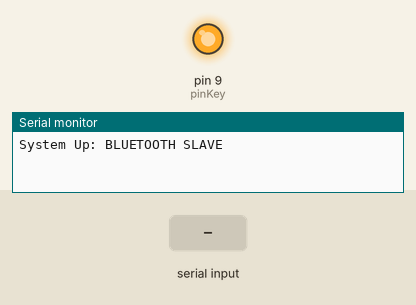
Simulated run of this sketch. Board: Arduino Uno, built with avr-gcc and run on an emulated ATmega328P. Parts: output pins drawn as LEDs (lit = HIGH), the last lines printed to the serial monitor. The test bench sets the inputs (shaded band). The modem accepts every AT command (registered, SIM ready, sends succeed) and sends nothing else.

Above: at 0.1 s.
At 14.3 s:
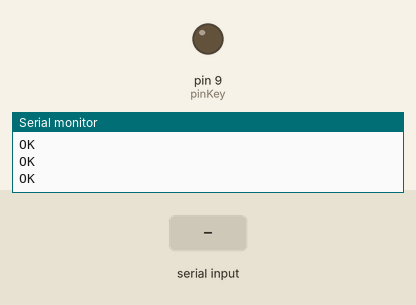
14.4 s: "test" received over Serial
17.0 s: "test" received over the second serial link
18.5 s: "1" received over Serial
Timing chart, 0 to 21.5 s (numbered marks = the images above; inputs shaded):
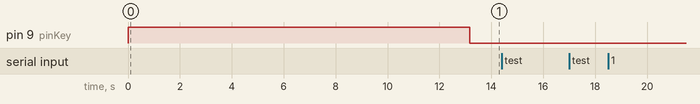

The sketch:

bluetooth_AT_Programmer.ino
```cpp
#include <SoftwareSerial.h>

//===== CONFIG VALUES =====
int rx = 8;
int tx = 7;
int pinKey = 9;
int role = 1; // 0 = slave  |  1 = master
String name = "SCADAcar";
String pswd = "0258";
String address = "1122,33,DDEEFF";
int baudRate = 9600;

// Here's a bluetooth device connect to pins 6 and 5
 SoftwareSerial bt(rx,tx);
 char btt = '0';
 char srl = '0';


void setup()
{
 Serial.begin(9600);
 Serial.println("System Up: BLUETOOTH SLAVE");
 bt.begin(9600);
 //SLAVE CONFIG
  pinMode(pinKey, OUTPUT);
  digitalWrite(pinKey, HIGH);
  delay(5000);
  bt.println("AT"); //start AT commands
  delay(1000);
  bt.print("AT+ROLE="); bt.println(role); //set device as slave
  delay(1000);
  if (role == 0) {
    bt.print("AT+NAME="); bt.println(name);  //set device name
    delay(1000);
    bt.print("AT+PSWD="); bt.println(pswd); //set device name
    delay(1000);
  } else {
    bt.print("AT+CMODE=0"); //send CMODE=0, set connection mode to specific address
    delay(1000);
    bt.print("AT+BIND="); bt.println(address); //send BIND=??, bind HC-05 to OBD bluetooth address
    delay(1000);
    bt.print("AT+INIT"); //send INIT, cant connect without this cmd
    delay(1000);
    bt.print("AT+PAIR="); bt.print(address); bt.println(",20"); //send PAIR, pair with OBD address
    delay(1000);
    bt.print("AT+LINK="); bt.println(address); //send LINK, link with OBD address
    delay(1000);
    bt.print("AT+UART="); bt.println(baudRate); //set baudrate
    delay(1000);
  }
  bt.println("AT+NAME?"); //get device name
  bt.println("AT+ADDR?"); //get device address (for connection)
  bt.println("AT+VERSION?"); //get device version
  digitalWrite(pinKey, LOW);
}

void loop()
{
 if (bt.available())
 {
   String command; //string to store entire command line
   while (bt.available())
   {
     btt = bt.read();
     Serial.print(btt);
     delay(50);
   }
 }

 if (Serial.available())
 {
   String command; //string to store entire command line
   while (Serial.available())
   {
     srl = Serial.read();
     Serial.print(srl);
     bt.print(srl);
     delay(50);
     command += srl; //iterates char into string
   }
   if (command == "test") //this compares catched string vs. expected command string
   {
     Serial.print("COMMAND!");
     bt.print("COMMAND!");
   }
     Serial.println("");
     bt.println("");
 }
}
```
